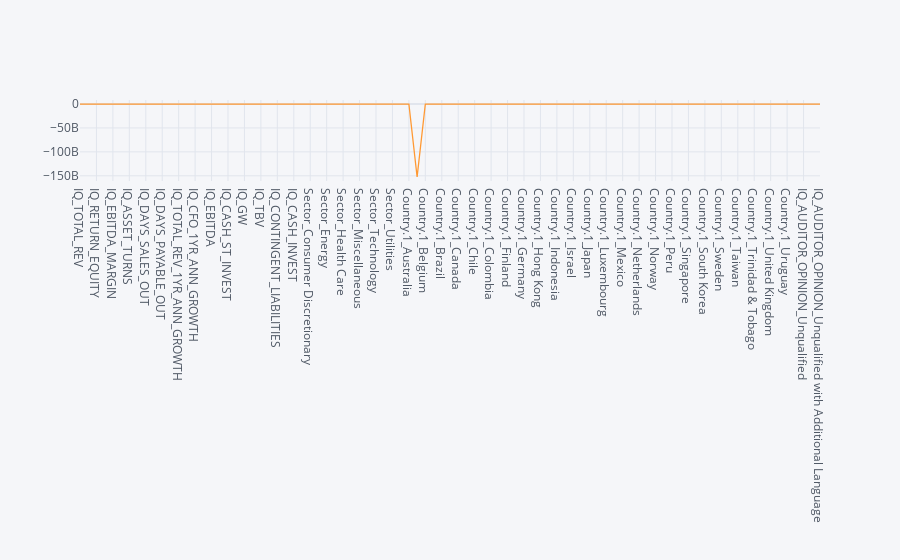

The notebook cell saved with this chart:
### Code cell
coefficients['Coefficient'].iplot()

### Figure 1 — Plotly figure (JSON) as saved in the notebook; plotly's stock layout.template omitted (floating-point values rounded to 4 significant figures)
{"data": [{"line": {"color": "rgba(255, 153, 51, 1.0)", "dash": "solid", "shape": "linear", "width": 1.3}, "mode": "lines", "name": "Coefficient", "text": "", "type": "scatter", "x": ["IQ_TOTAL_REV", "IQ_RETURN_ASSETS", "IQ_RETURN_EQUITY", "IQ_GROSS_MARGIN", "IQ_EBITDA_MARGIN", "IQ_NI_MARGIN", "IQ_ASSET_TURNS", "IQ_CURRENT_RATIO", "IQ_DAYS_SALES_OUT", "IQ_DAYS_INVENTORY_OUT", "IQ_DAYS_PAYABLE_OUT", "IQ_TOTAL_DEBT_EQUITY", "IQ_TOTAL_REV_1YR_ANN_GROWTH", "IQ_NI_1YR_ANN_GROWTH", "IQ_CFO_1YR_ANN_GROWTH", "IQ_TOTAL_ASSETS_1YR_ANN_GROWTH", "IQ_EBITDA", "IQ_PAYOUT_RATIO", "IQ_CASH_ST_INVEST", "IQ_NPPE", "IQ_GW", "IQ_RE", "IQ_TBV", "IQ_NET_DEBT", "IQ_CONTINGENT_LIABILITIES", "IQ_CASH_OPER", "IQ_CASH_INVEST", "IQ_NET_CHANGE", "Sector_Consumer Discretionary", "Sector_Consumer Staples", "Sector_Energy", "Sector_Finance", "Sector_Health Care", "Sector_Industrials", "Sector_Miscellaneous", "Sector_Real Estate", "Sector_Technology", "Sector_Telecommunications", "Sector_Utilities", "Sector_nan", "Country.1_Australia", "Country.1_Bahamas", "Country.1_Belgium", "Country.1_Bermuda", "Country.1_Brazil", "Country.1_British Virgin Islands", "Country.1_Canada", "Country.1_Cayman Islands", "Country.1_Chile", "Country.1_China", "Country.1_Colombia", "Country.1_Denmark", "Country.1_Finland", "Country.1_France", "Country.1_Germany", "Country.1_Greece", "Country.1_Hong Kong", "Country.1_India", "Country.1_Indonesia", "Country.1_Ireland", "Country.1_Israel", "Country.1_Italy", "Country.1_Japan", "Country.1_Jersey", "Country.1_Luxembourg", "Country.1_Macau", "Country.1_Mexico", "Country.1_Monaco", "Country.1_Netherlands", "Country.1_Nigeria", "Country.1_Norway", "Country.1_Panama", "Country.1_Peru", "Country.1_Philippines", "Country.1_Singapore", "Country.1_South Africa", "Country.1_South Korea", "Country.1_Spain", "Country.1_Sweden", "Country.1_Switzerland", "Country.1_Taiwan", "Country.1_Thailand", "Country.1_Trinidad & Tobago", "Country.1_Turkey", "Country.1_United Kingdom", "Country.1_United States", "Country.1_Uruguay", "IQ_AUDITOR_OPINION_Qualified", "IQ_AUDITOR_OPINION_Unqualified", "IQ_AUDITOR_OPINION_Unqualified Going Concern", "IQ_AUDITOR_OPINION_Unqualified with Additional Language"], "y": [0.005771, 0.001636, -0.002289, 0.0005685, 0.004467, -0.004249, 0.02087, -0.002336, 0.006297, 0.01104, -0.004063, 0.002567, -0.003748, 0.003835, 5.634e-06, -0.002547, 0.03336, 0.0002586, -0.009542, -0.0008338, 0.006313, -0.0005644, -0.0009612, 0.001126, 0.003107, -0.02962, -0.008001, 0.001265, 0.03728, 0.01385, -0.005682, 0.07292, 0.005425, 0.02, 0.0003267, 0.02649, 0.02549, 0.003831, 0.02498, 0.005103, 0.004607, -152400000000.0, -0.0005016, 0.005036, 0.002587, 0.00344, 0.01207, -0.003688, -117700.0, -0.002468, 6.345e-06, 0.005429, -0.7219, 0.005693, 0.008146, -0.009655, 0.003545, 0.003152, 0.004495, 0.01644, 0.01142, -0.001793, 0.001346, 0.005524, -0.002484, 0.001175, 0.002917, -0.002461, 0.005238, -8.674e-19, 0.0003073, 0.002805, 0.002923, 0.0007079, 0.002969, 0.004381, -0.0004027, -0.003363, 0.00254, 0.00396, 0.006606, 0.003559, 0.003803, 4.337e-19, 0.005828, 0.03048, 0.006732, 0.003754, 0.04157, -0.006604, 0.04543]}], "layout": {"legend": {"bgcolor": "#F5F6F9", "font": {"color": "#4D5663"}}, "paper_bgcolor": "#F5F6F9", "plot_bgcolor": "#F5F6F9", "title": {"font": {"color": "#4D5663"}}, "xaxis": {"gridcolor": "#E1E5ED", "showgrid": true, "tickfont": {"color": "#4D5663"}, "title": {"font": {"color": "#4D5663"}, "text": ""}, "zerolinecolor": "#E1E5ED"}, "yaxis": {"gridcolor": "#E1E5ED", "showgrid": true, "tickfont": {"color": "#4D5663"}, "title": {"font": {"color": "#4D5663"}, "text": ""}, "zerolinecolor": "#E1E5ED"}}}
